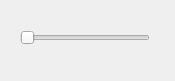
      <widget class="QFrame" name="frame_duo_1">
       <property name="geometry">
        <rect>
         <x>5</x>
         <y>205</y>
         <width>175</width>
         <height>81</height>
        </rect>
       </property>
       <property name="font">
        <font>
         <family>Segoe UI</family>
        </font>
       </property>
       <property name="styleSheet">
        <string notr="true"/>
       </property>
       <property name="frameShape">
        <enum>QFrame::Shape::NoFrame</enum>
       </property>
       <property name="frameShadow">
        <enum>QFrame::Shadow::Raised</enum>
       </property>
       <widget class="QSlider" name="duo_meta_1">
        <property name="geometry">
         <rect>
          <x>20</x>
          <y>27</y>
          <width>130</width>
          <height>22</height>
         </rect>
        </property>
        <property name="font">
         <font>
          <family>Segoe UI</family>
         </font>
        </property>
        <property name="maximum">
         <number>1</number>
        </property>
        <property name="orientation">
         <enum>Qt::Orientation::Horizontal</enum>
        </property>
       </widget>
       <widget class="QLabel" name="le_meta_duo_1_value_1">
        <property name="geometry">
         <rect>
          <x>90</x>
          <y>60</y>
          <width>85</width>
          <height>22</height>
         </rect>
        </property>
        <property name="font">
         <font>
          <pointsize>10</pointsize>
          <bold>true</bold>
         </font>
        </property>
        <property name="styleSheet">
         <string notr="true"/>
        </property>
        <property name="text">
         <string notr="true"/>
        </property>
        <property name="alignment">
         <set>Qt::AlignmentFlag::AlignCenter</set>
        </property>
       </widget>
       <widget class="QLabel" name="le_meta_duo_name_1">
        <property name="geometry">
         <rect>
          <x>20</x>
          <y>0</y>
          <width>130</width>
          <height>22</height>
         </rect>
        </property>
        <property name="font">
         <font>
          <pointsize>10</pointsize>
          <bold>true</bold>
         </font>
        </property>
        <property name="styleSheet">
         <string notr="true"/>
        </property>
        <property name="text">
         <string notr="true"/>
        </property>
        <property name="alignment">
         <set>Qt::AlignmentFlag::AlignCenter</set>
        </property>
       </widget>
       <widget class="QLabel" name="le_meta_duo_1_value_0">
        <property name="geometry">
         <rect>
          <x>0</x>
          <y>60</y>
          <width>85</width>
          <height>22</height>
         </rect>
        </property>
        <property name="font">
         <font>
          <pointsize>10</pointsize>
          <bold>true</bold>
         </font>
        </property>
        <property name="styleSheet">
         <string notr="true"/>
        </property>
        <property name="text">
         <string notr="true"/>
        </property>
        <property name="alignment">
         <set>Qt::AlignmentFlag::AlignCenter</set>
        </property>
       </widget>
      </widget>
